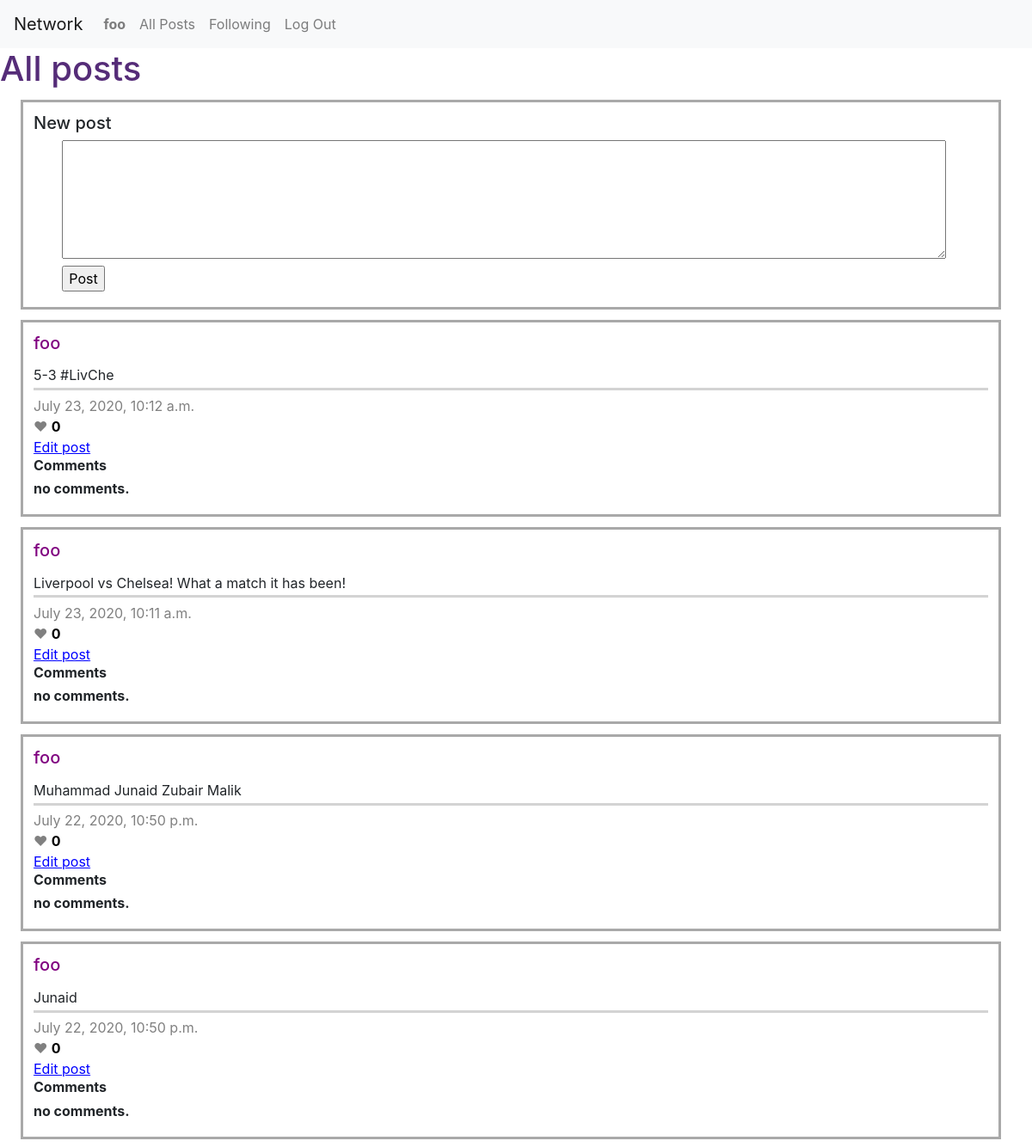
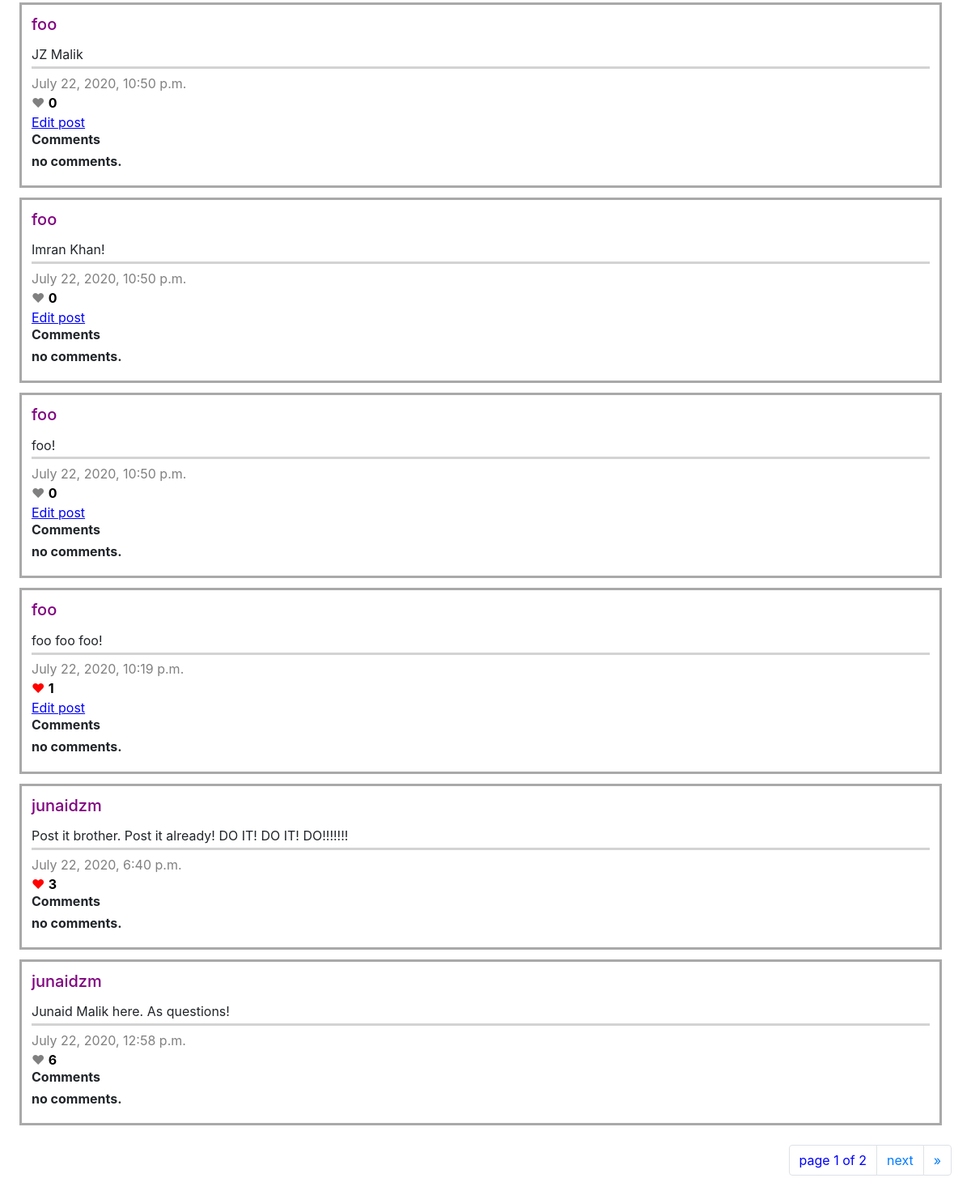
Screenshot of / (signed in) with the database file from the repository (2 pictures, top to bottom).
### network/models.py (models this page shows, shortened)
class User(AbstractUser):
    pass

class Post(models.Model):
    user = models.ForeignKey(
        User, on_delete=models.CASCADE, related_name="posts")
    content = models.CharField(max_length=300)
    num_likes = models.IntegerField()
    timestamp = models.DateTimeField(auto_now_add=True)

### network/views.py (the view, shortened to what this page needs)
# urls.py: path("", views.index, name="index"),
def index(request):
    paginator = Paginator(Post.objects.all().order_by('-timestamp'), 10)
    page_number = request.GET.get('page')
    page_obj = paginator.get_page(page_number)
    post_to_liked = {}
    for item in page_obj:
        if item.likes.filter(user=request.user):
            post_to_liked[item]=True
        else:
            post_to_liked[item] = False
    return render(request, "network/index.html", {"user": request.user, "liked": post_to_liked, 'page_obj': page_obj
                                                  })

### network/templates/network/index.html (shortened to what this page needs)
{% extends "network/layout.html" %}
{% load static %}
{% block body %}
    <h1>All posts</h1>
    {% if user.is_authenticated %}
    <div id=newpost>
      <h5>New post</h5>
      <form method="post">
        <div><textarea name="content" rows="5" cols="80"></textarea></div>
        <input type="submit" value="Post" name="post">
      </form>
    </div>
    {% endif %}
    {% for post, has_liked in liked.items %}
      <div id=post class='c{{ post.id }}'>
        <a href="{% url 'profile' post.user.username %}" id=user><h5>{{ post.user.username }}</h5></a>
        <div id=postcontent>{{ post.content }}</div>
        <div id=timestamp>{{ post.timestamp }}</div>
        {% if has_liked %}
          <div id=likes class="red" data-postid='{{ post.id }}' style="color:red;">&#9829 <span id="nolikes" style="color:black;">{{ post.num_likes }}</span></div>
        {% else %}
         <div id=likes class="grey" data-postid='{{ post.id }}' style="color:grey;">&#9829 <span id="nolikes" style="color:black;">{{ post.num_likes }}</span></div>
         {% endif %}
        {% if post.user.username == user.username %}
          <div data-postid='{{ post.id }}' id=edit>Edit post</div>
        {% endif %}
        <div id=comments>
          <h6>Comments<h6>
          {% for comment in post.comments.all %}
            <div>
              {{ comment.user }}
              comment.comment
            </div>
          {% empty %}
            <div>
              no comments.
            </div>
          {% endfor %}
        </div>
      </div>
    {% empty %}
        <div>
          no posts.
        </div>
    {% endfor %}
<nav aria-label="Page navigation" id="pagenav">
  <ul class="pagination justify-content-end">
        <li class="page-item"><a class="page-link" aria-label="current">
          <span aria-hidden="true">
            page {{ page_obj.number }} of {{ page_obj.paginator.num_pages }}
        </span></a></li>
        {% if page_obj.has_next %}
        <li class="page-item">
        <a class="page-link" href="?page={{ page_obj.next_page_number }}" aria-label="next">
        <span aria-hidden="true">next</span>
        </a></li>
        <li class="page-item"><a class="page-link" href="?page={{ page_obj.paginator.num_pages }}" aria-label="last">
        <span aria-hidden="true">&raquo;</span>
        </a></li>
        {% endif %}
  </ul>
</nav>
{% endblock %}

### network/templates/network/layout.html (shortened to what this page needs)
{% load static %}
<!DOCTYPE html>
<html lang="en">
    <head>
        <link rel="stylesheet" href="https://stackpath.bootstrapcdn.com/bootstrap/4.4.1/css/bootstrap.min.css">
        <link rel="stylesheet" href="{% static 'network/styles.css' %}">
    </head>
    <body>
        <nav class="navbar navbar-expand-lg navbar-light bg-light">
            <a class="navbar-brand" href="#">Network</a>
            <div>
              <ul class="navbar-nav mr-auto">
                  {% if user.is_authenticated %}
                    <li class="nav-item">
                        <a class="nav-link" href="{% url 'profile' user.username %}"><strong>{{ user.username }}</strong></a>
                    </li>
                {% endif %}
                <li class="nav-item">
                  <a class="nav-link" href="{% url 'index' %}">All Posts</a>
                </li>
                {% if user.is_authenticated %}
                    <li class="nav-item">
                        <a class="nav-link" href="{% url 'following' %}">Following</a>
                    </li>
                    <li class="nav-item">
                        <a class="nav-link" href="{% url 'logout' %}">Log Out</a>
                    </li>
                {% endif %}
              </ul>
            </div>
          </nav>
        <div class="body">
            {% block body %}
            {% endblock %}
        </div>
    </body>
</html>

### network/static/network/styles.css (style rules this page uses)
#post { border-style: solid; padding: 1%; margin-left: 2%; margin-right: 3%; margin-top: 1%; margin-bottom: 1%; border-color: darkgrey; text-decoration: none; }
#newpost { border-style: solid; padding: 1%; margin-left: 2%; margin-right: 3%; margin-top: 1%; margin-bottom: 1%; border-color: darkgrey; }
textarea { width: 98.5%; padding: 0.75%; margin-bottom: 0.25%; }
#newpost > form { margin-bottom: 0.5%; margin-top: 0.5%; margin-left: 3%; margin-right: 3%; }
#edit { text-align: left; text-decoration: underline; color: blue; }
#postcontent { border-bottom-style: solid; margin-bottom: 0.5%; padding-top: 0.5%; padding-bottom: 0.25%; margin-top: 0.1%; border-bottom-color: lightgrey; }
#timestamp { color: grey; }
#nolikes, #user { color: purple; font-weight: bold; }
#comments > h6 { font-weight: bold; }
h1 { color: #552c78; }
#pagenav { margin: 2%; color: blue; }

### rows the page displays
User: username "foo"
Post: user.username "foo", content "5-3 #LivChe", timestamp "July 23, 2020, 10:12 a.m.", num_likes "0"
Post: user.username "foo", content "Liverpool vs Chelsea! What a match it has been!", timestamp "July 23, 2020, 10:11 a.m.", num_likes "0"
Post: user.username "foo", content "Muhammad Junaid Zubair Malik", timestamp "July 22, 2020, 10:50 p.m.", num_likes "0"
Post: user.username "foo", content "Junaid", timestamp "July 22, 2020, 10:50 p.m.", num_likes "0"
Post: user.username "foo", content "JZ Malik", timestamp "July 22, 2020, 10:50 p.m.", num_likes "0"
Post: user.username "foo", content "Imran Khan!", timestamp "July 22, 2020, 10:50 p.m.", num_likes "0"
Post: user.username "foo", content "foo!", timestamp "July 22, 2020, 10:50 p.m.", num_likes "0"
Post: user.username "foo", content "foo foo foo!", timestamp "July 22, 2020, 10:19 p.m.", num_likes "1"
Post: user.username "junaidzm", content "Post it brother. Post it already! DO IT! DO IT! DO!!!!!!!", timestamp "July 22, 2020, 6:40 p.m.", num_likes "3"
Post: user.username "junaidzm", content "Junaid Malik here. As questions!", timestamp "July 22, 2020, 12:58 p.m.", num_likes "6"

### other values shown
{{ page_obj.number }} "1"
{{ page_obj.paginator.num_pages }} "2"
